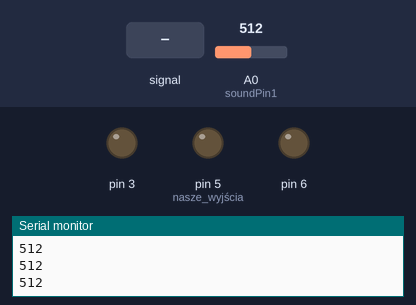
A sketch run on a simulated Arduino Uno, built with avr-gcc and run on an emulated ATmega328P. Shown: output pins drawn as LEDs (lit = HIGH), the last lines printed to the serial monitor. Dashed ring = blinking. The inputs (shaded band) are chosen by the test bench; at power-on: A0 (soundPin1) = 512.

Above: at 1.2 s.
1.3 s: A0 (soundPin1) fed a 200 Hz sine of ±81 counts around its level
At 2.03 s:
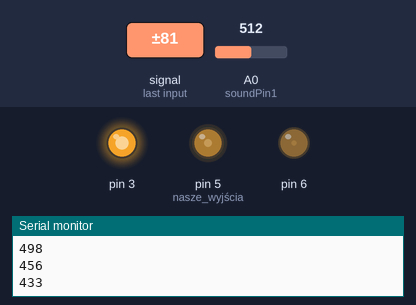
4.3 s: A0 (soundPin1) set to 1023
7.3 s: A0 (soundPin1) set to 716
At 8.0 s:
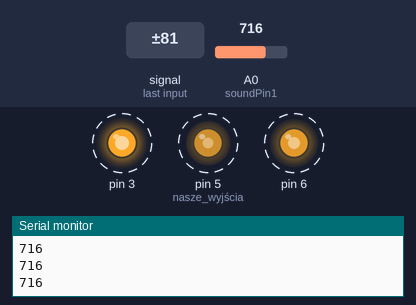
10.3 s: A0 (soundPin1) fed a 1000 Hz sine of ±255 counts around its level
13.3 s: A0 (soundPin1) fed a 2 Hz sine of ±306 counts around its level
16.3 s: A0 (soundPin1) fed a 50 Hz sine of ±306 counts around its level
Timing chart, 0 to 22.2 s (numbered marks = the images above; inputs shaded):
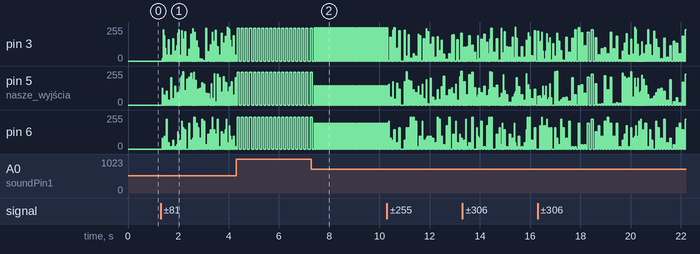

Measured:
- after the input at 7.3 s, pin 3: alternates 248/255 for 0.04 s and 0/255 for 0.04 s, starting after 0.14 s; pin 5 (nasze_wyjścia): alternates 144/255 for 0.04 s and 0/255 for 0.04 s, starting after 0.10 s; pin 6: alternates 192/255 for 0.04 s and 0/255 for 0.04 s, starting after 0.10 s
- by itself, pin 3: alternates 246/255 for 0.08 s and 0/255 for 0.08 s
- by itself, pin 5 (nasze_wyjścia): alternates 244/255 for 0.08 s and 0/255 for 0.08 s
- by itself, pin 6: alternates 240/255 for 0.08 s and 0/255 for 0.08 s

The sketch:

kolorofon.ino
```cpp
int soundPin1 = A0; //deklaracja wejścia analogowego
//used to indicate the initial values of system on starting
void setup() {
  Serial.begin(9600); //monitor portu szeregowego
  pinMode(3,OUTPUT);
  pinMode(6,OUTPUT);
  pinMode(5,OUTPUT); //nasze wyjścia
}

//contains the statements that will run whenever the system is powered aftersetup
void loop()
{
 int soundPin1Reading; //zmienna z wartością naszego wejścia

 if (analogRead(soundPin1)<8) //eliminowanie zakłóceń, poniżej tej wartości
                              //diody nie zapalają się
 {
   soundPin1Reading=0;        //przypisanie wartości 0
 }
 else
 {
   soundPin1Reading=analogRead(soundPin1); //jeśli wartość jest wyższa
 }                                         //przypisujemy ją do zmiennej


 Serial.println(soundPin1Reading);  //wyświetlamy naszą wartość w monitorze
                                    //portu szeregowego

 int a=soundPin1Reading*10;// zmienna mocy świecenia dla pinu 3
 int b=soundPin1Reading*12;// zmienna mocy świecenia dla pinu 5
 int c=soundPin1Reading*16;// zmienna mocy świecenia dla pinu 6
 int f=(soundPin1Reading/255)*20; //zmienna opóźnienia

//przykład: mp4 na analogu daje sygnał 10, mnożymy przez 10 i dioda zapala się
//napęciem (100/255)*5V czyli około 1.96V

 analogWrite(3,a);
 analogWrite(5,b);
 analogWrite(6,c);//zapalanie diód

  delay(f);//opóźnienie do wygaszenia

 analogWrite(3,0);
 analogWrite(5,0);
 analogWrite(6,0);//wygaszanie ich

 delay(f);//opóźnienie między cyklami
}
```
